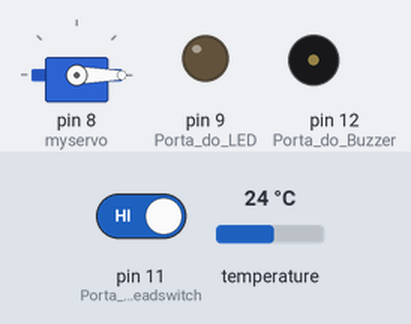
Bench run of a sketch on a simulated Arduino Uno, built with avr-gcc and run on an emulated ATmega328P. Shown: servo, output pins drawn as LEDs (lit = HIGH), buzzer (waves = sounding, pin HIGH). The inputs (shaded band) are chosen by the test bench; at power-on: pin 11 (Porta_do_Readswitch) HIGH, temperature 24 °C. What the sketch prints to the serial monitor is not drawn.

Above: at 3.8 s.
3.9 s: pin 11 (Porta_do_Readswitch) driven LOW
At 9.3 s:
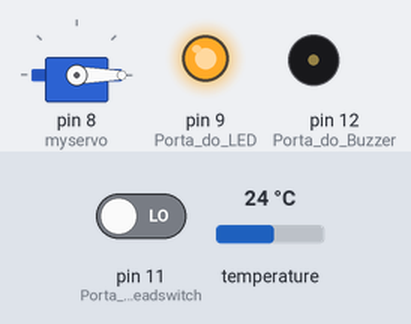
Timing chart, 0 to 10.8 s (numbered marks = the images above; inputs shaded):
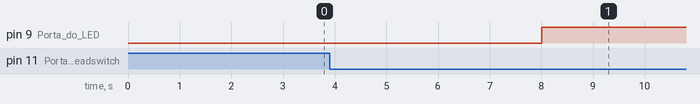

Measured:
- after the input at 3.9 s, pin 9 (Porta_do_LED): LOW → HIGH after 4.1 s

The sketch:

sketch_oct01a.ino
```cpp
#include <Wire.h>
#include <Adafruit_BMP085.h>
#include <Servo.h>

Servo myservo; // Servo
Adafruit_BMP085 bmp; // Termômetro

int ant = 0;
int pos = 120;

void setup() {
  Serial.begin(9600); //Inicia conversa com o Arduino
  pinMode (12, OUTPUT); //Porta do Buzzer
  pinMode (11, INPUT); //Porta do Readswitch
  pinMode (9, OUTPUT); //Porta do LED
  myservo.attach(8); //Porta do Servo
  Serial.println("Qual a temperatura?"); //Imprimi essa pergunta
  if (!bmp.begin()) {
  Serial.println("Could not find a valid BMP085 sensor, check wiring!");
  }
}

void loop() {
    myservo.write(ant); //Diz posição inicial do Servo
    Serial.print("Temperature = ");
    Serial.print(bmp.readTemperature()); //Imprimi temperatura
    Serial.print(" *C");
    delay(3000);
    if (bmp.readTemperature() > 25){ //Se a temperatura estive maior que 25*C
    digitalWrite(12, HIGH); //Liga o Buzzer
    delay (1000); //Espera 1 segundo
    myservo.write(pos); //Aciona o Servo
     }
     delay(5000); //Espera 5 segundos
    {
 if (digitalRead (11) == 0){ //Se o valor do Sensor do Reedswitch estiver 0
    digitalWrite(9, HIGH); //Liga LED
}
    else if (digitalRead (11) == 1) //Se o valor do Sensor do Reedswitch estiver 1
    digitalWrite(9, LOW); //Desliga o LED
}
delay (10000000); //Tempo de espera gigantesco
}
```
